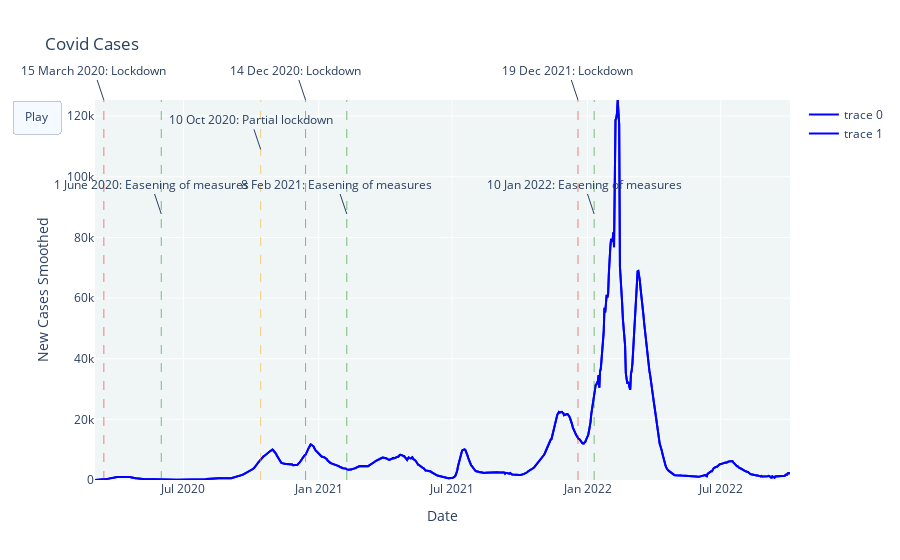

Notebook code cell kept with this figure:
### Code cell
N = 944
s = np.linspace(-1, 1, N)
xx = s + s ** 2
yy = s - s ** 2

fig = go.Figure(
    data=[go.Scatter(x=covid_nl_clean_df['date'], y=covid_nl_clean_df['new_cases_smoothed'],
                     mode="lines",
                     line=dict(width=2, color="blue")),
          go.Scatter(x=covid_nl_clean_df['date'], y=covid_nl_clean_df['new_cases_smoothed'],
                     mode="lines",
                     line=dict(width=2, color="blue"))],
    layout=go.Layout(
        xaxis=dict(range=[np.min(covid_nl_clean_df['date']),np.max(covid_nl_clean_df['date']) ], autorange=False, zeroline=False),
        yaxis=dict(range=[np.min(covid_nl_clean_df['new_cases_smoothed']),np.max(covid_nl_clean_df['new_cases_smoothed']) ], autorange=False, zeroline=False),
        title_text="Covid Cases", hovermode="closest",
        updatemenus=[dict(type="buttons",
                          buttons=[dict(label="Play",
                                        method="animate",
                                        args=[None])])]),
    frames=[go.Frame(
        data=[go.Scatter(
            x=[covid_nl_clean_df.iloc[k,1]],
            y=[covid_nl_clean_df.iloc[k,2]],
            mode="markers",
            marker=dict(color="red", size=15))])

        for k in range(N)]
)

# fig.show()

fig.add_vline(x= "2020-03-15", line_dash = 'dash', line_width = 0.5, line_color = 'red', name='Lockdown')
fig.add_annotation(x="2020-03-15", y=1, yref="paper", text="15 March 2020: Lockdown")

fig.add_vline(x= "2020-06-01", line_dash = 'dash', line_width = 0.5, line_color = 'green', name='Easening of measures')
fig.add_annotation(x="2020-06-01", y=0.7, yref="paper", text="1 June 2020: Easening of measures")

fig.add_vline(x= "2020-10-14", line_dash = 'dash', line_width = 0.5, line_color = 'orange', name='Partial lockdown')
fig.add_annotation(x="2020-10-14", y=0.87, yref="paper", text="10 Oct 2020: Partial lockdown")

fig.add_vline(x= "2020-12-14", line_dash = 'dash', line_width = 0.5, line_color = 'red')
fig.add_annotation(x="2020-12-14", y=1, yref="paper", text="14 Dec 2020: Lockdown")

fig.add_vline(x= "2021-02-08", line_color = 'green', line_width = 0.5, line_dash ='dash')
fig.add_annotation(x="2021-02-08", y=0.7, yref="paper", text="8 Feb 2021: Easening of measures")

fig.add_vline(x= "2021-12-19", line_color = 'red', line_width = 0.5, line_dash ='dash')
fig.add_annotation(x="2021-12-19", y=1, yref="paper", text="19 Dec 2021: Lockdown")

fig.add_vline(x= "2022-01-10", line_color = 'green', line_width = 0.5, line_dash ='dash')
fig.add_annotation(x="2022-01-10", y=0.7, yref="paper", text="10 Jan 2022: Easening of measures")

fig.update_layout(xaxis_title= 'Date', yaxis_title = 'New Cases Smoothed')
fig.layout.plot_bgcolor='#f0f5f5'
fig.show()

### Figure 1 — Plotly figure (JSON) as saved in the notebook; plotly's stock layout.template omitted (floating-point values rounded to 4 significant figures; data arrays with more than 128 entries replaced by an {"elided": "..."} marker saying what was removed)
{"data": [{"line": {"color": "blue", "width": 2}, "mode": "lines", "type": "scatter", "x": {"elided": "945 str values"}, "y": {"elided": "945 float values"}}, {"line": {"color": "blue", "width": 2}, "mode": "lines", "type": "scatter", "x": {"elided": "945 str values"}, "y": {"elided": "945 float values"}}], "layout": {"annotations": [{"text": "15 March 2020: Lockdown", "x": "2020-03-15", "y": 1, "yref": "paper"}, {"text": "1 June 2020: Easening of measures", "x": "2020-06-01", "y": 0.7, "yref": "paper"}, {"text": "10 Oct 2020: Partial lockdown", "x": "2020-10-14", "y": 0.87, "yref": "paper"}, {"text": "14 Dec 2020: Lockdown", "x": "2020-12-14", "y": 1, "yref": "paper"}, {"text": "8 Feb 2021: Easening of measures", "x": "2021-02-08", "y": 0.7, "yref": "paper"}, {"text": "19 Dec 2021: Lockdown", "x": "2021-12-19", "y": 1, "yref": "paper"}, {"text": "10 Jan 2022: Easening of measures", "x": "2022-01-10", "y": 0.7, "yref": "paper"}], "hovermode": "closest", "plot_bgcolor": "#f0f5f5", "shapes": [{"line": {"color": "red", "dash": "dash", "width": 0.5}, "name": "Lockdown", "type": "line", "x0": "2020-03-15", "x1": "2020-03-15", "xref": "x", "y0": 0, "y1": 1, "yref": "y domain"}, {"line": {"color": "green", "dash": "dash", "width": 0.5}, "name": "Easening of measures", "type": "line", "x0": "2020-06-01", "x1": "2020-06-01", "xref": "x", "y0": 0, "y1": 1, "yref": "y domain"}, {"line": {"color": "orange", "dash": "dash", "width": 0.5}, "name": "Partial lockdown", "type": "line", "x0": "2020-10-14", "x1": "2020-10-14", "xref": "x", "y0": 0, "y1": 1, "yref": "y domain"}, {"line": {"color": "red", "dash": "dash", "width": 0.5}, "type": "line", "x0": "2020-12-14", "x1": "2020-12-14", "xref": "x", "y0": 0, "y1": 1, "yref": "y domain"}, {"line": {"color": "green", "dash": "dash", "width": 0.5}, "type": "line", "x0": "2021-02-08", "x1": "2021-02-08", "xref": "x", "y0": 0, "y1": 1, "yref": "y domain"}, {"line": {"color": "red", "dash": "dash", "width": 0.5}, "type": "line", "x0": "2021-12-19", "x1": "2021-12-19", "xref": "x", "y0": 0, "y1": 1, "yref": "y domain"}, {"line": {"color": "green", "dash": "dash", "width": 0.5}, "type": "line", "x0": "2022-01-10", "x1": "2022-01-10", "xref": "x", "y0": 0, "y1": 1, "yref": "y domain"}], "title": {"text": "Covid Cases"}, "updatemenus": [{"buttons": [{"args": [null], "label": "Play", "method": "animate"}], "type": "buttons"}], "xaxis": {"autorange": false, "range": ["2020-03-03T00:00:00", "2022-10-03T00:00:00"], "title": {"text": "Date"}, "zeroline": false}, "yaxis": {"autorange": false, "range": [5.429, 125321], "title": {"text": "New Cases Smoothed"}, "zeroline": false}}}
